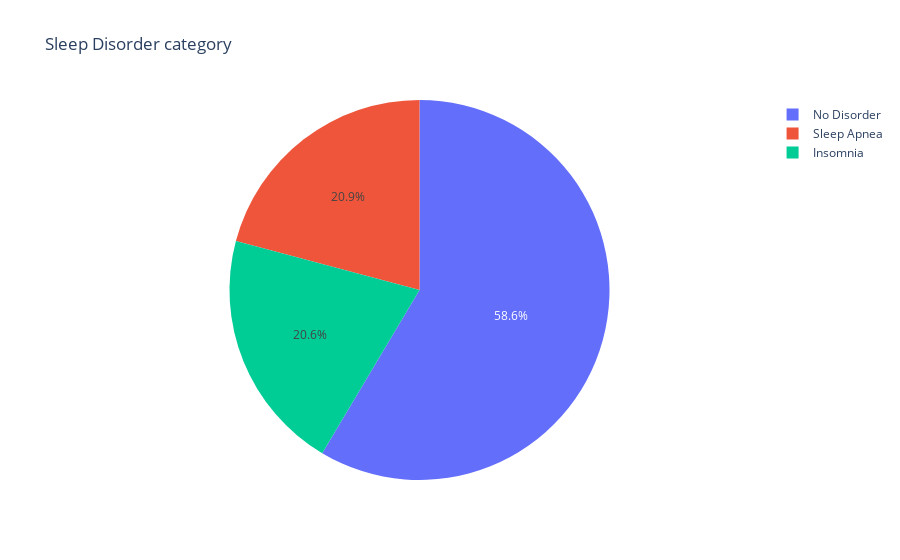

The cell this chart's notebook holds for it:
### Code cell
fig=px.pie(sleep_disorder_conteggio,values='count',names='Sleep Disorder',title="Sleep Disorder category")
fig.show()

### Figure 1 — Plotly figure (JSON) as saved in the notebook; plotly's stock layout.template omitted (floating-point values rounded to 4 significant figures)
{"data": [{"domain": {"x": [0, 1], "y": [0, 1]}, "hovertemplate": "Sleep Disorder=%{label}<br>count=%{value}<extra></extra>", "labels": ["No Disorder", "Sleep Apnea", "Insomnia"], "legendgroup": "", "name": "", "showlegend": true, "type": "pie", "values": [219, 78, 77]}], "layout": {"legend": {"tracegroupgap": 0}, "title": {"text": "Sleep Disorder category"}}}
